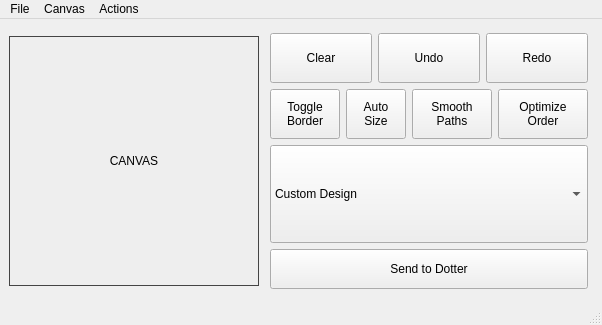
<?xml version="1.0" encoding="UTF-8"?>
<ui version="4.0">
 <class>MainWindow</class>
 <widget class="QMainWindow" name="MainWindow">
  <property name="geometry">
   <rect>
    <x>0</x>
    <y>0</y>
    <width>555</width>
    <height>325</height>
   </rect>
  </property>
  <property name="sizePolicy">
   <sizepolicy hsizetype="Preferred" vsizetype="Preferred">
    <horstretch>0</horstretch>
    <verstretch>0</verstretch>
   </sizepolicy>
  </property>
  <property name="minimumSize">
   <size>
    <width>0</width>
    <height>0</height>
   </size>
  </property>
  <property name="maximumSize">
   <size>
    <width>16777215</width>
    <height>16777215</height>
   </size>
  </property>
  <property name="windowTitle">
   <string>MainWindow</string>
  </property>
  <widget class="QWidget" name="centralwidget">
   <layout class="QHBoxLayout" name="horizontalLayout_2">
    <item>
     <widget class="QLabel" name="canvas_label">
      <property name="sizePolicy">
       <sizepolicy hsizetype="Fixed" vsizetype="Fixed">
        <horstretch>0</horstretch>
        <verstretch>0</verstretch>
       </sizepolicy>
      </property>
      <property name="minimumSize">
       <size>
        <width>250</width>
        <height>250</height>
       </size>
      </property>
      <property name="maximumSize">
       <size>
        <width>16777215</width>
        <height>16777215</height>
       </size>
      </property>
      <property name="styleSheet">
       <string notr="true">background: #eee;
border: 1px solid #444;
</string>
      </property>
      <property name="text">
       <string>CANVAS</string>
      </property>
      <property name="alignment">
       <set>Qt::AlignCenter</set>
      </property>
     </widget>
    </item>
    <item>
     <layout class="QVBoxLayout" name="verticalLayout">
      <property name="leftMargin">
       <number>5</number>
      </property>
      <property name="topMargin">
       <number>5</number>
      </property>
      <property name="rightMargin">
       <number>5</number>
      </property>
      <property name="bottomMargin">
       <number>5</number>
      </property>
      <item>
       <layout class="QHBoxLayout" name="horizontalLayout">
        <item>
         <widget class="QPushButton" name="clearButton">
          <property name="sizePolicy">
           <sizepolicy hsizetype="Preferred" vsizetype="Minimum">
            <horstretch>0</horstretch>
            <verstretch>0</verstretch>
           </sizepolicy>
          </property>
          <property name="minimumSize">
           <size>
            <width>60</width>
            <height>50</height>
           </size>
          </property>
          <property name="maximumSize">
           <size>
            <width>16777215</width>
            <height>16777215</height>
           </size>
          </property>
          <property name="styleSheet">
           <string notr="true"/>
          </property>
          <property name="text">
           <string>Clear</string>
          </property>
         </widget>
        </item>
        <item>
         <widget class="QPushButton" name="undoButton">
          <property name="sizePolicy">
           <sizepolicy hsizetype="Preferred" vsizetype="Minimum">
            <horstretch>0</horstretch>
            <verstretch>0</verstretch>
           </sizepolicy>
          </property>
          <property name="minimumSize">
           <size>
            <width>60</width>
            <height>50</height>
           </size>
          </property>
          <property name="maximumSize">
           <size>
            <width>16777215</width>
            <height>16777215</height>
           </size>
          </property>
          <property name="sizeIncrement">
           <size>
            <width>60</width>
            <height>50</height>
           </size>
          </property>
          <property name="text">
           <string>Undo</string>
          </property>
         </widget>
        </item>
        <item>
         <widget class="QPushButton" name="redoButton">
          <property name="sizePolicy">
           <sizepolicy hsizetype="Preferred" vsizetype="Minimum">
            <horstretch>0</horstretch>
            <verstretch>0</verstretch>
           </sizepolicy>
          </property>
          <property name="minimumSize">
           <size>
            <width>60</width>
            <height>50</height>
           </size>
          </property>
          <property name="maximumSize">
           <size>
            <width>16777215</width>
            <height>16777215</height>
           </size>
          </property>
          <property name="text">
           <string>Redo</string>
          </property>
         </widget>
        </item>
       </layout>
      </item>
      <item>
       <layout class="QHBoxLayout" name="horizontalLayout_3">
        <property name="topMargin">
         <number>0</number>
        </property>
        <item>
         <widget class="QPushButton" name="drawBorderButton">
          <property name="sizePolicy">
           <sizepolicy hsizetype="Preferred" vsizetype="Minimum">
            <horstretch>0</horstretch>
            <verstretch>0</verstretch>
           </sizepolicy>
          </property>
          <property name="minimumSize">
           <size>
            <width>70</width>
            <height>50</height>
           </size>
          </property>
          <property name="text">
           <string>Toggle
Border</string>
          </property>
          <property name="checkable">
           <bool>true</bool>
          </property>
         </widget>
        </item>
        <item>
         <widget class="QPushButton" name="autoSizeButton">
          <property name="minimumSize">
           <size>
            <width>60</width>
            <height>50</height>
           </size>
          </property>
          <property name="text">
           <string>Auto
Size</string>
          </property>
         </widget>
        </item>
        <item>
         <widget class="QPushButton" name="smoothPathsButton">
          <property name="minimumSize">
           <size>
            <width>0</width>
            <height>50</height>
           </size>
          </property>
          <property name="text">
           <string>Smooth
Paths</string>
          </property>
         </widget>
        </item>
        <item>
         <widget class="QPushButton" name="optimizeButton">
          <property name="sizePolicy">
           <sizepolicy hsizetype="Preferred" vsizetype="Minimum">
            <horstretch>0</horstretch>
            <verstretch>0</verstretch>
           </sizepolicy>
          </property>
          <property name="minimumSize">
           <size>
            <width>90</width>
            <height>50</height>
           </size>
          </property>
          <property name="maximumSize">
           <size>
            <width>16777215</width>
            <height>16777215</height>
           </size>
          </property>
          <property name="text">
           <string>Optimize
Order</string>
          </property>
         </widget>
        </item>
       </layout>
      </item>
      <item>
       <widget class="QComboBox" name="designSelectBox">
        <property name="sizePolicy">
         <sizepolicy hsizetype="Preferred" vsizetype="Expanding">
          <horstretch>0</horstretch>
          <verstretch>0</verstretch>
         </sizepolicy>
        </property>
        <property name="minimumSize">
         <size>
          <width>120</width>
          <height>30</height>
         </size>
        </property>
        <property name="maxVisibleItems">
         <number>10</number>
        </property>
        <property name="sizeAdjustPolicy">
         <enum>QComboBox::AdjustToContents</enum>
        </property>
        <property name="iconSize">
         <size>
          <width>24</width>
          <height>24</height>
         </size>
        </property>
        <property name="frame">
         <bool>true</bool>
        </property>
        <item>
         <property name="text">
          <string>Custom Design</string>
         </property>
        </item>
        <item>
         <property name="text">
          <string>MacEng Fireball</string>
         </property>
        </item>
        <item>
         <property name="text">
          <string>McMaster Logo</string>
         </property>
        </item>
        <item>
         <property name="text">
          <string>Smiley Face</string>
         </property>
        </item>
       </widget>
      </item>
      <item>
       <widget class="QPushButton" name="sendButton">
        <property name="sizePolicy">
         <sizepolicy hsizetype="Preferred" vsizetype="MinimumExpanding">
          <horstretch>0</horstretch>
          <verstretch>0</verstretch>
         </sizepolicy>
        </property>
        <property name="minimumSize">
         <size>
          <width>120</width>
          <height>40</height>
         </size>
        </property>
        <property name="maximumSize">
         <size>
          <width>16777215</width>
          <height>40</height>
         </size>
        </property>
        <property name="styleSheet">
         <string notr="true"/>
        </property>
        <property name="text">
         <string>Send to Dotter</string>
        </property>
       </widget>
      </item>
     </layout>
    </item>
   </layout>
  </widget>
  <widget class="QMenuBar" name="menubar">
   <property name="geometry">
    <rect>
     <x>0</x>
     <y>0</y>
     <width>555</width>
     <height>24</height>
    </rect>
   </property>
   <widget class="QMenu" name="menuFile">
    <property name="title">
     <string>File</string>
    </property>
    <addaction name="action_loadDesign"/>
    <addaction name="action_saveDesign"/>
    <addaction name="separator"/>
    <addaction name="actionRefresh_Templates"/>
   </widget>
   <widget class="QMenu" name="menuEdit">
    <property name="title">
     <string>Canvas</string>
    </property>
    <addaction name="actionLoad_Canvas_Template"/>
    <addaction name="actionClear_Canvas_Template"/>
    <addaction name="separator"/>
    <addaction name="actionShow_Travel_Lines"/>
    <addaction name="actionShow_Colorful_Paths"/>
   </widget>
   <widget class="QMenu" name="menuActions">
    <property name="title">
     <string>Actions</string>
    </property>
    <widget class="QMenu" name="menuPeener_Motor">
     <property name="title">
      <string>Peener Motor</string>
     </property>
     <addaction name="actionPulse_Peener_Once"/>
     <addaction name="actionPulse_Peener_Until_Up"/>
     <addaction name="actionStop_Peener"/>
    </widget>
    <widget class="QMenu" name="menuPizza_Tray">
     <property name="title">
      <string>Pizza Tray</string>
     </property>
     <addaction name="actionSpin_Tray_360_CCW"/>
     <addaction name="actionSpin_Tray_360_CW"/>
     <addaction name="actionDispense_Tag"/>
    </widget>
    <widget class="QMenu" name="menuClamp">
     <property name="title">
      <string>Clamp</string>
     </property>
     <addaction name="actionOpen_Clamp"/>
     <addaction name="actionClose_Clamp"/>
    </widget>
    <widget class="QMenu" name="menuMachine">
     <property name="title">
      <string>Machine</string>
     </property>
     <addaction name="actionHome_Machine"/>
     <addaction name="actionHome_X"/>
     <addaction name="actionHome_Y"/>
     <addaction name="actionHome_Clamp"/>
     <addaction name="separator"/>
     <addaction name="actionPut_Machine_To_Sleep"/>
     <addaction name="actionWrite_Default_Settings"/>
     <addaction name="separator"/>
    </widget>
    <addaction name="menuMachine"/>
    <addaction name="menuClamp"/>
    <addaction name="menuPizza_Tray"/>
    <addaction name="menuPeener_Motor"/>
    <addaction name="actionDry_Run_Only"/>
   </widget>
   <addaction name="menuFile"/>
   <addaction name="menuEdit"/>
   <addaction name="menuActions"/>
  </widget>
  <widget class="QStatusBar" name="statusbar"/>
  <action name="action_saveDesign">
   <property name="text">
    <string>Save As...</string>
   </property>
  </action>
  <action name="action_loadDesign">
   <property name="text">
    <string>Open...</string>
   </property>
  </action>
  <action name="actionRefresh_Templates">
   <property name="text">
    <string>Refresh Templates</string>
   </property>
  </action>
  <action name="actionLoad_Canvas_Template">
   <property name="text">
    <string>Load Canvas Template...</string>
   </property>
  </action>
  <action name="actionClear_Canvas_Template">
   <property name="text">
    <string>Clear Canvas Template</string>
   </property>
  </action>
  <action name="actionShow_Travel_Lines">
   <property name="checkable">
    <bool>true</bool>
   </property>
   <property name="checked">
    <bool>true</bool>
   </property>
   <property name="text">
    <string>Show Travel Lines</string>
   </property>
  </action>
  <action name="actionShow_Colorful_Paths">
   <property name="checkable">
    <bool>true</bool>
   </property>
   <property name="checked">
    <bool>false</bool>
   </property>
   <property name="text">
    <string>Colour Paths Individually</string>
   </property>
  </action>
  <action name="actionPulse_Peener_Once">
   <property name="text">
    <string>Pulse Once to Lift</string>
   </property>
  </action>
  <action name="actionPulse_Peener_Until_Up">
   <property name="text">
    <string>Pulse Until Lifted</string>
   </property>
  </action>
  <action name="actionStop_Peener">
   <property name="text">
    <string>Stop</string>
   </property>
  </action>
  <action name="actionSpin_Tray_360_CCW">
   <property name="text">
    <string>Spin 360 CCW</string>
   </property>
  </action>
  <action name="actionSpin_Tray_360_CW">
   <property name="text">
    <string>Spin 360 CW</string>
   </property>
  </action>
  <action name="actionDispense_Tag">
   <property name="text">
    <string>Dispense Tag</string>
   </property>
  </action>
  <action name="actionOpen_Clamp">
   <property name="text">
    <string>Open Clamp</string>
   </property>
  </action>
  <action name="actionClose_Clamp">
   <property name="text">
    <string>Close Clamp</string>
   </property>
  </action>
  <action name="actionHome_Machine">
   <property name="text">
    <string>Home All Axes</string>
   </property>
  </action>
  <action name="actionPut_Machine_To_Sleep">
   <property name="text">
    <string>Put to Sleep</string>
   </property>
  </action>
  <action name="actionDry_Run_Only">
   <property name="checkable">
    <bool>true</bool>
   </property>
   <property name="text">
    <string>Dry Run Only</string>
   </property>
  </action>
  <action name="actionWrite_Default_Settings">
   <property name="text">
    <string>Write Default Settings</string>
   </property>
  </action>
  <action name="actionHome_X">
   <property name="text">
    <string>Home X (Left/Right)</string>
   </property>
  </action>
  <action name="actionHome_Y">
   <property name="text">
    <string>Home Y (Fwd/Back)</string>
   </property>
  </action>
  <action name="actionHome_Clamp">
   <property name="text">
    <string>Home Z (Clamp)</string>
   </property>
  </action>
 </widget>
 <resources/>
 <connections/>
</ui>
